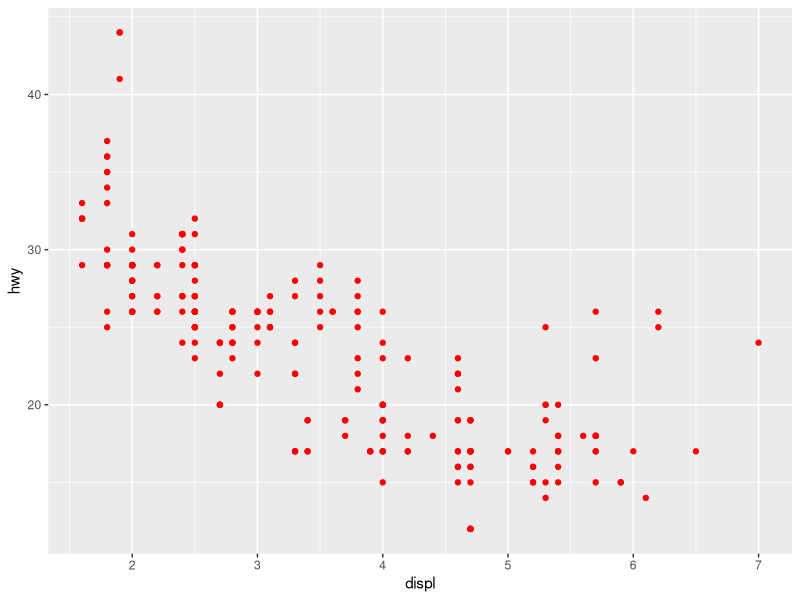
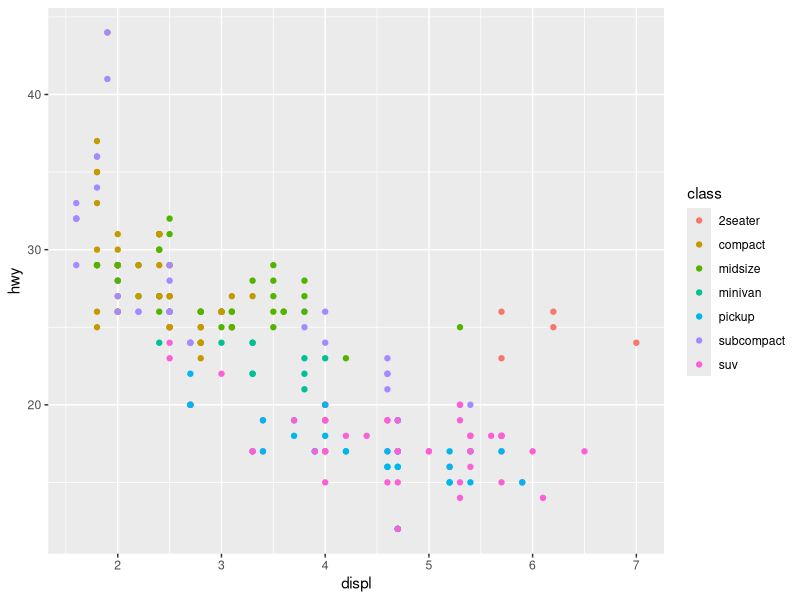
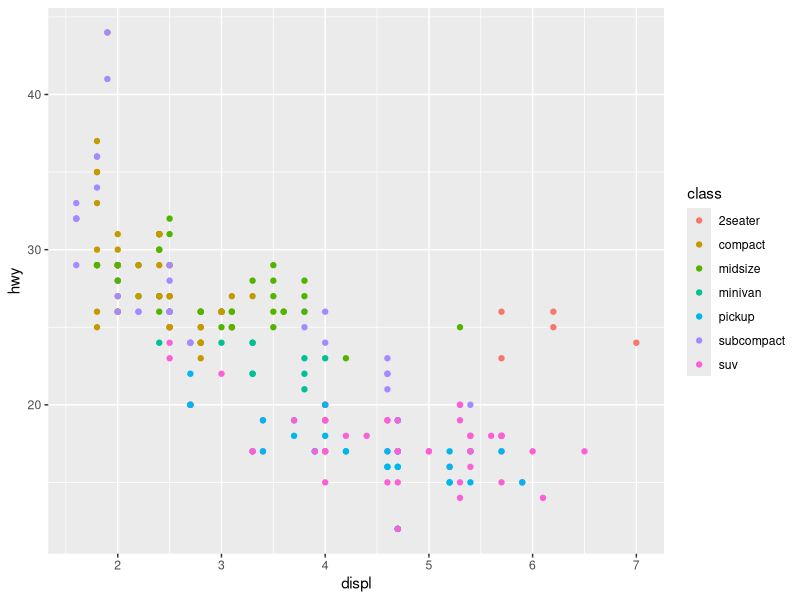
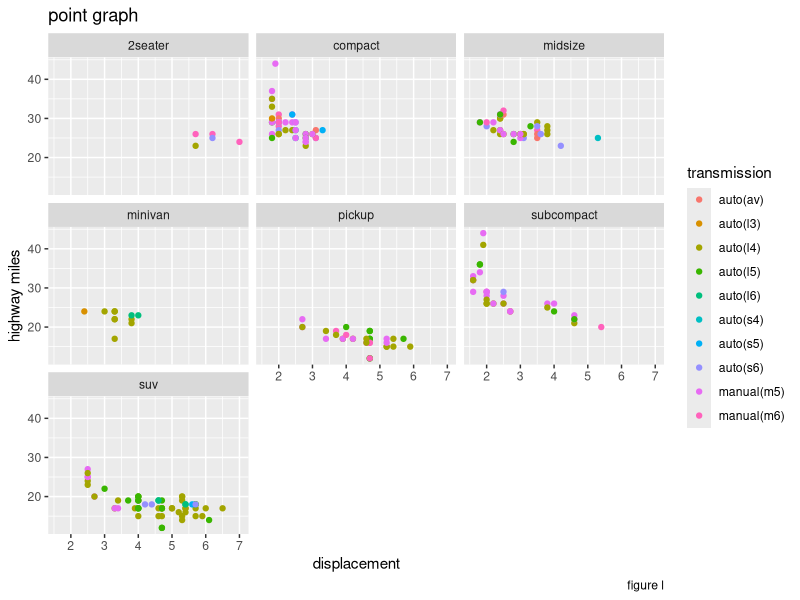
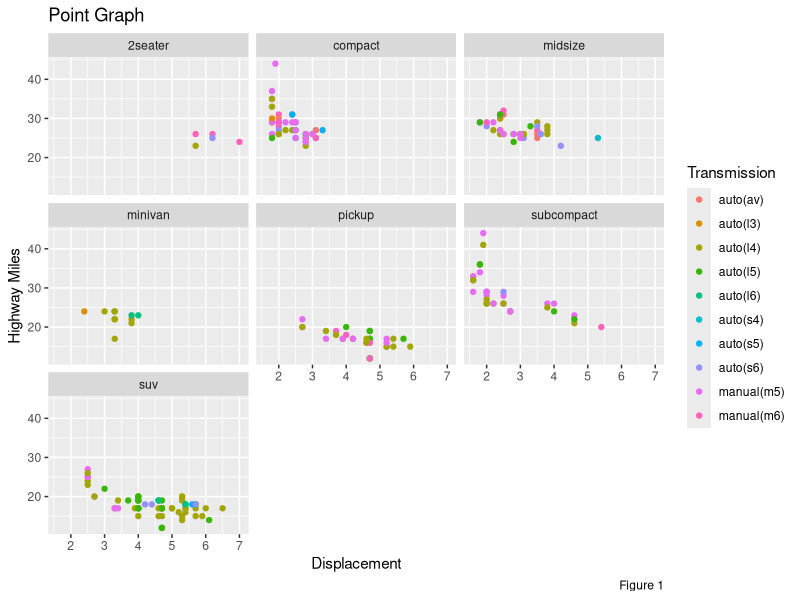
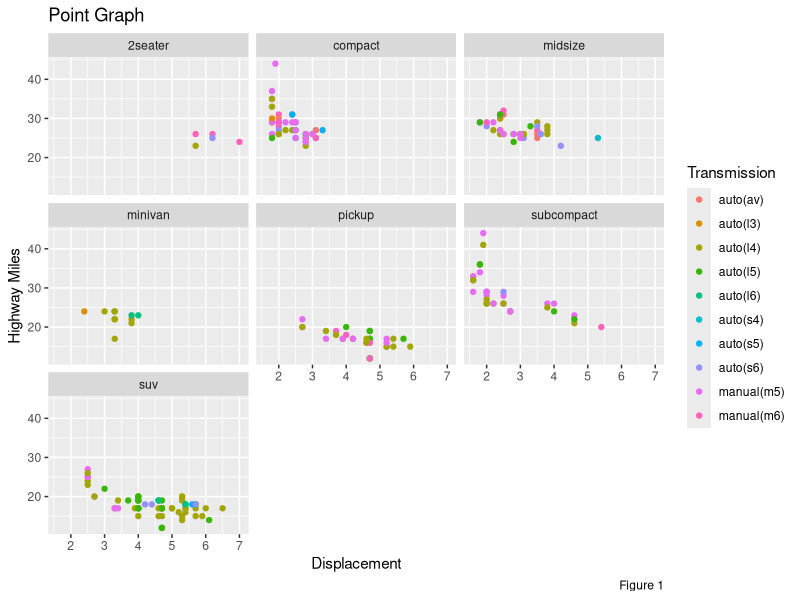

Source code (R) for these figures, in order:
a<- 10
a
rm
#loda the package
library(tidyverse)
data(mpg)
summary(mpg)
head(mpg)
head(mpg,3)
install.packages("knitr")
library(knitr)
kable(mpg[5:10,])



#create a data visualization

ggplot(mpg,aes(displ, hwy)) +
  geom_point(color = "red")



ggplot(mpg,aes(displ, hwy, color = class)) +
  geom_point()


ggplot(mpg,aes(displ, hwy, color = class)) +
  geom_point()  
 


ggplot(mpg, aes(displ, hwy, color = trans)) +
  geom_point()  + 
  facet_wrap(~class)+
  labs(x="displacement",y= "highway miles",colour = "transmission",title = "point graph", caption = "figure l")


ggplot(mpg, aes(displ, hwy, colour = trans)) +
  geom_point()  +
  facet_wrap(~class) +
  labs(x = "Displacement", y = "Highway Miles", colour = "Transmission",
       title = "Point Graph", caption = "Figure 1")


ggplot(mpg, aes(displ, hwy, colour = trans)) +
  geom_point()  +
  facet_wrap(~class) +
  labs(x = "Displacement", y = "Highway Miles", colour = "Transmission",
       title = "Point Graph", caption = "Figure 1")
